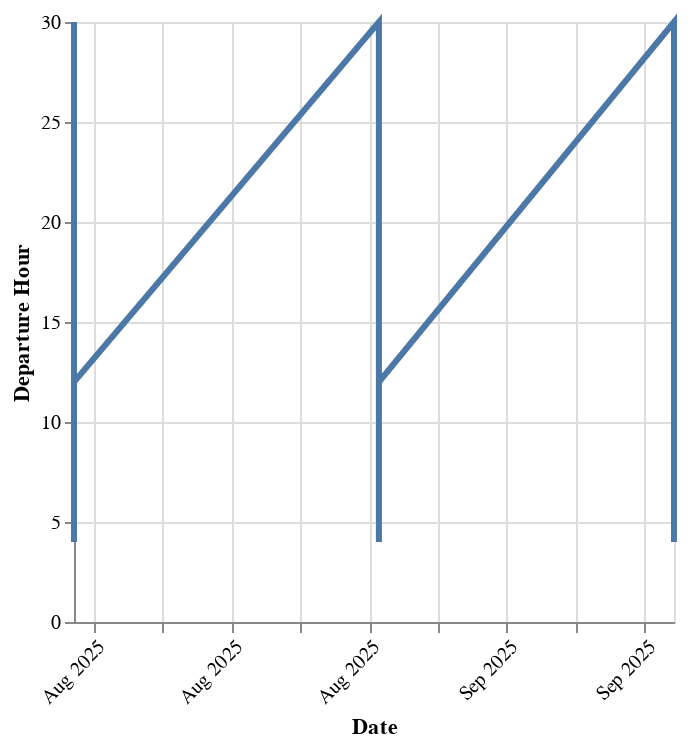

This figure's notebook cell:
### Code cell
line_chart(
    df=saturday,
    x_col="Date",
    y_col="Departure Hour",
    tooltip_cols=[
        "Date",
        "Departure Hour",
    ],
)

### Figure 1 — Vega-Lite specification as saved in the notebook (floating-point values rounded to 4 significant figures; data arrays with more than 128 entries replaced by an {"elided": "..."} marker saying what was removed)
{"config": {"view": {"continuousWidth": 300, "continuousHeight": 300}}, "data": {"name": "data-76d43666cf1449b4ddbb76a64e537f14"}, "mark": {"type": "line", "size": 3}, "encoding": {"tooltip": [{"field": "Date", "type": "temporal"}, {"field": "Departure Hour", "type": "quantitative"}], "x": {"axis": {"format": "%b %Y", "labelAngle": -45}, "field": "Date", "title": "Date", "type": "temporal"}, "y": {"field": "Departure Hour", "title": "Departure Hour", "type": "quantitative"}}, "$schema": "https://vega.github.io/schema/vega-lite/v5.20.1.json", "datasets": {"data-76d43666cf1449b4ddbb76a64e537f14": {"elided": "135 records"}}}
